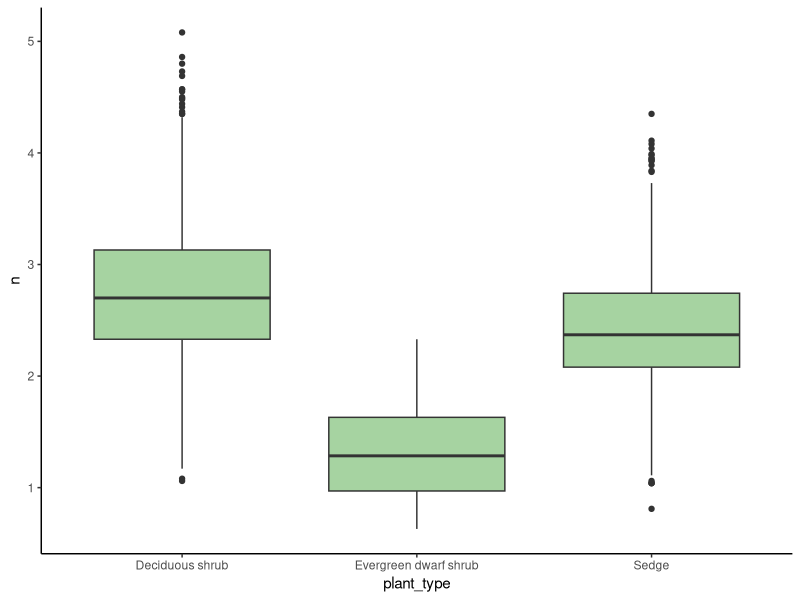
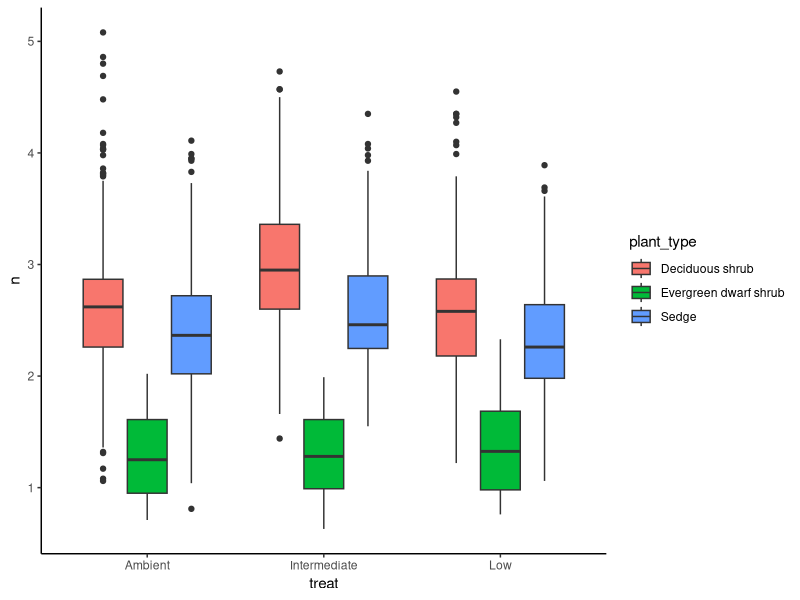
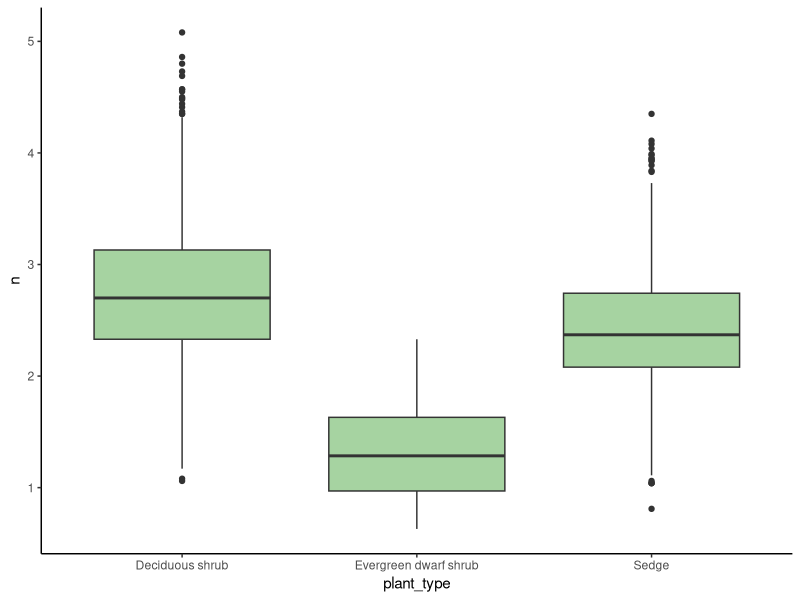
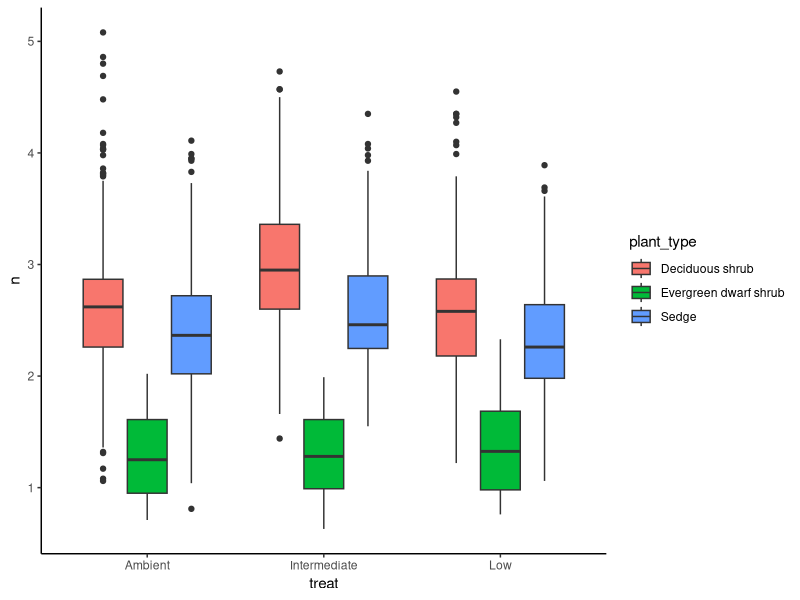

Recreate these plots in R, in order.
library (tidyverse)
library (readr)
library(readxl)

# Reading in data ----

# Snow fence data 
toolik <- read.csv('data/toolik.csv')

toolik <- toolik %>% 
  # delete unnecessary columns 
  select ( -c (ID..Full, Date.Sampled, Year.Sampled, Species, X.C)) %>% 
  # rename columns
  rename (doy = Julian.Date, plot = Plot, treat = Snow.Zone, n= X.N, plant_type = Functional.Group) %>% 
  # reorder columns 
  relocate (plot, .after = doy) %>% 
  mutate (plant_type =ifelse(plant_type == "Deciduous Shrub", "Deciduous shrub", plant_type))


# graphing differences in N between different plant functional types 
(species <- ggplot (toolik, aes (x = plant_type, y = n)) +
  geom_boxplot(fill = '#a6d3a1')+
    theme_classic()
)

ggsave(species, filename = "graphs/species.png")

# graphing differences in how plant functional types respond to snow treatment 
(treatment_species <- ggplot (toolik, aes (x = treat, y = n, fill = plant_type)) +
    geom_boxplot() +
    theme_classic()
)

ggsave(treatment_species, filename = "graphs/treatment_species.png")
